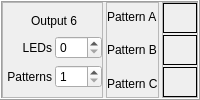
            <widget class="QFrame" name="output6Frame">
             <property name="minimumSize">
              <size>
               <width>0</width>
               <height>96</height>
              </size>
             </property>
             <property name="frameShape">
              <enum>QFrame::Box</enum>
             </property>
             <property name="frameShadow">
              <enum>QFrame::Raised</enum>
             </property>
             <layout class="QHBoxLayout" name="horizontalLayout_7">
              <property name="spacing">
               <number>3</number>
              </property>
              <property name="leftMargin">
               <number>0</number>
              </property>
              <property name="topMargin">
               <number>0</number>
              </property>
              <property name="rightMargin">
               <number>0</number>
              </property>
              <property name="bottomMargin">
               <number>0</number>
              </property>
              <item>
               <widget class="QFrame" name="output1SettingsFrame_6">
                <property name="sizePolicy">
                 <sizepolicy hsizetype="Minimum" vsizetype="Preferred">
                  <horstretch>0</horstretch>
                  <verstretch>0</verstretch>
                 </sizepolicy>
                </property>
                <property name="frameShape">
                 <enum>QFrame::StyledPanel</enum>
                </property>
                <property name="frameShadow">
                 <enum>QFrame::Raised</enum>
                </property>
                <layout class="QGridLayout" name="gridLayout_7">
                 <property name="leftMargin">
                  <number>4</number>
                 </property>
                 <property name="rightMargin">
                  <number>0</number>
                 </property>
                 <property name="horizontalSpacing">
                  <number>3</number>
                 </property>
                 <item row="1" column="0">
                  <widget class="QLabel" name="output1nLEDsSpinBoxLabel_6">
                   <property name="text">
                    <string>LEDs</string>
                   </property>
                   <property name="alignment">
                    <set>Qt::AlignRight|Qt::AlignTrailing|Qt::AlignVCenter</set>
                   </property>
                  </widget>
                 </item>
                 <item row="2" column="0">
                  <widget class="QLabel" name="output1nPatternSpinBoxLabel_6">
                   <property name="text">
                    <string>Patterns</string>
                   </property>
                   <property name="alignment">
                    <set>Qt::AlignRight|Qt::AlignTrailing|Qt::AlignVCenter</set>
                   </property>
                  </widget>
                 </item>
                 <item row="2" column="1">
                  <widget class="QSpinBox" name="nPatternsSpinBox6">
                   <property name="minimum">
                    <number>1</number>
                   </property>
                   <property name="maximum">
                    <number>3</number>
                   </property>
                  </widget>
                 </item>
                 <item row="1" column="1">
                  <widget class="QSpinBox" name="nLEDsSpinBox6">
                   <property name="minimum">
                    <number>0</number>
                   </property>
                   <property name="maximum">
                    <number>255</number>
                   </property>
                   <property name="value">
                    <number>0</number>
                   </property>
                  </widget>
                 </item>
                 <item row="0" column="0" colspan="2" alignment="Qt::AlignHCenter">
                  <widget class="QLabel" name="outputNumberLabel_6">
                   <property name="text">
                    <string>Output 6</string>
                   </property>
                  </widget>
                 </item>
                </layout>
               </widget>
              </item>
              <item>
               <widget class="QFrame" name="output6PatternLabelsFrame">
                <property name="sizePolicy">
                 <sizepolicy hsizetype="Minimum" vsizetype="Preferred">
                  <horstretch>0</horstretch>
                  <verstretch>0</verstretch>
                 </sizepolicy>
                </property>
                <property name="frameShape">
                 <enum>QFrame::StyledPanel</enum>
                </property>
                <property name="frameShadow">
                 <enum>QFrame::Raised</enum>
                </property>
                <layout class="QVBoxLayout" name="verticalLayout_12">
                 <property name="leftMargin">
                  <number>0</number>
                 </property>
                 <property name="topMargin">
                  <number>0</number>
                 </property>
                 <property name="rightMargin">
                  <number>0</number>
                 </property>
                 <property name="bottomMargin">
                  <number>0</number>
                 </property>
                 <item>
                  <widget class="QLabel" name="output1PatternALabel_6">
                   <property name="text">
                    <string>Pattern A</string>
                   </property>
                  </widget>
                 </item>
                 <item>
                  <widget class="QLabel" name="output1PatternBLabel_6">
                   <property name="text">
                    <string>Pattern B</string>
                   </property>
                  </widget>
                 </item>
                 <item>
                  <widget class="QLabel" name="output1PatternCLabel_6">
                   <property name="text">
                    <string>Pattern C</string>
                   </property>
                  </widget>
                 </item>
                </layout>
               </widget>
              </item>
              <item>
               <widget class="QFrame" name="output6PatternsFrame">
                <property name="sizePolicy">
                 <sizepolicy hsizetype="Expanding" vsizetype="Preferred">
                  <horstretch>0</horstretch>
                  <verstretch>0</verstretch>
                 </sizepolicy>
                </property>
                <property name="frameShape">
                 <enum>QFrame::StyledPanel</enum>
                </property>
                <property name="frameShadow">
                 <enum>QFrame::Raised</enum>
                </property>
                <layout class="QVBoxLayout" name="verticalLayout_13">
                 <property name="spacing">
                  <number>2</number>
                 </property>
                 <property name="leftMargin">
                  <number>0</number>
                 </property>
                 <property name="topMargin">
                  <number>0</number>
                 </property>
                 <property name="rightMargin">
                  <number>0</number>
                 </property>
                 <property name="bottomMargin">
                  <number>0</number>
                 </property>
                 <item>
                  <widget class="PatternDisplay" name="patternAFrame_6">
                   <property name="frameShape">
                    <enum>QFrame::Box</enum>
                   </property>
                   <property name="frameShadow">
                    <enum>QFrame::Plain</enum>
                   </property>
                   <property name="lineWidth">
                    <number>1</number>
                   </property>
                  </widget>
                 </item>
                 <item>
                  <widget class="PatternDisplay" name="patternBFrame_6">
                   <property name="frameShape">
                    <enum>QFrame::Box</enum>
                   </property>
                   <property name="frameShadow">
                    <enum>QFrame::Plain</enum>
                   </property>
                   <property name="lineWidth">
                    <number>1</number>
                   </property>
                  </widget>
                 </item>
                 <item>
                  <widget class="PatternDisplay" name="patternCFrame_6">
                   <property name="frameShape">
                    <enum>QFrame::Box</enum>
                   </property>
                   <property name="frameShadow">
                    <enum>QFrame::Plain</enum>
                   </property>
                   <property name="lineWidth">
                    <number>1</number>
                   </property>
                  </widget>
                 </item>
                </layout>
               </widget>
              </item>
             </layout>
            </widget>
